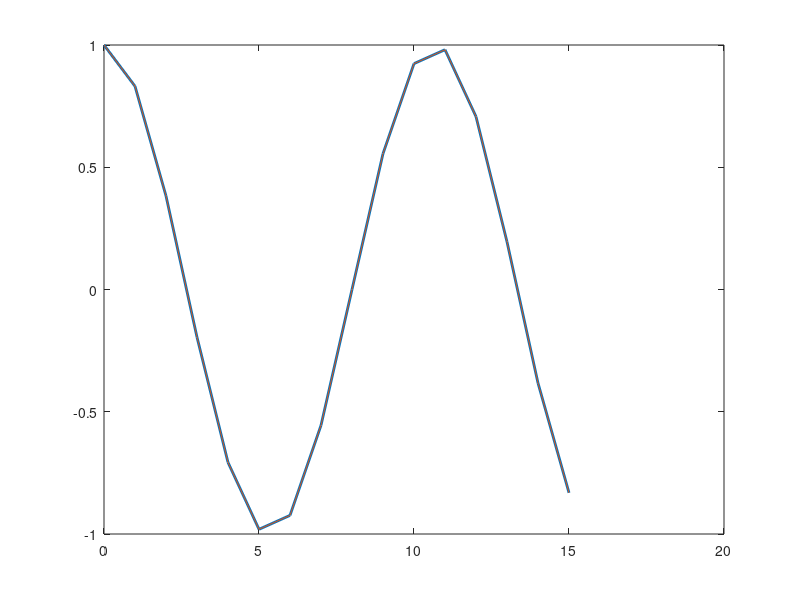
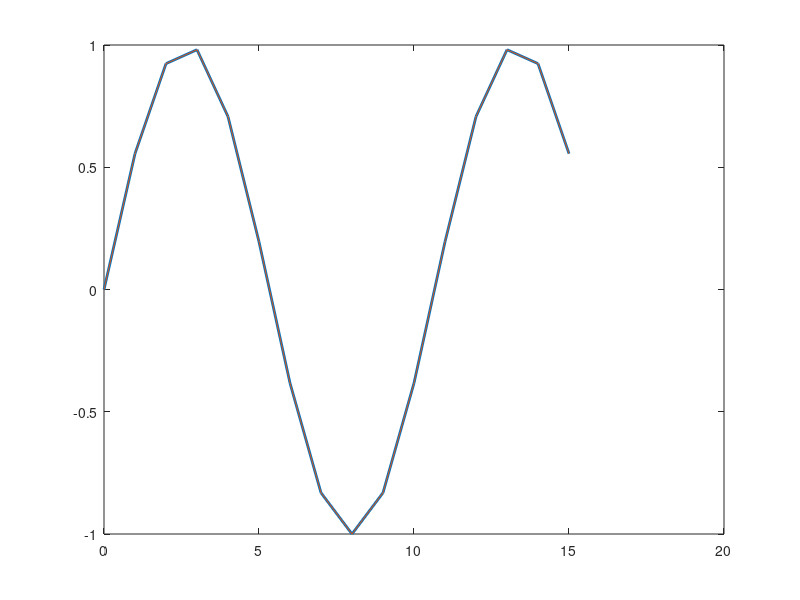

Write the MATLAB code that produced these figures, in order.
N = 16;
f_bar = zeros(N,1);
j = 3;
f_bar(j+1) = 1;


f_tilde = cat(1, f_bar(1), 0.5*f_bar(2:N), 0, 0.5*f_bar(N:-1:2));
f_tilde = cat(1, f_bar(1), 0.5*f_bar(2:N), 0, 0.5*f_bar(N:-1:2));


% f = ifct(f_bar);
% x = linspace(0,N,N);
% f_test = cos(2*pi*x/N);

f = real(fft(f_tilde));
f = f(1:N);
Lz = N;
dz = Lz/N;
x = dz*(0:N-1)';
f_test = cos(j*pi*x/N);


  figure, plot(x,f,'LineWidth', 2)
  hold on, plot(x,f_test)


% Now let's test W!
j = 3;
f_bar = zeros(N,1);
f_bar(j+1) = 1;

f_tilde = sqrt(-1)*cat(1, f_bar(1), 0.5*f_bar(2:N), 0, -0.5*f_bar(N:-1:2));

f = real(fft(f_tilde));
f = f(1:N);
Lz = N;
dz = Lz/N;
x = dz*(0:N-1)';
f_test = sin(j*pi*x/N);


figure, plot(x,f,'LineWidth', 2)
hold on, plot(x,f_test)